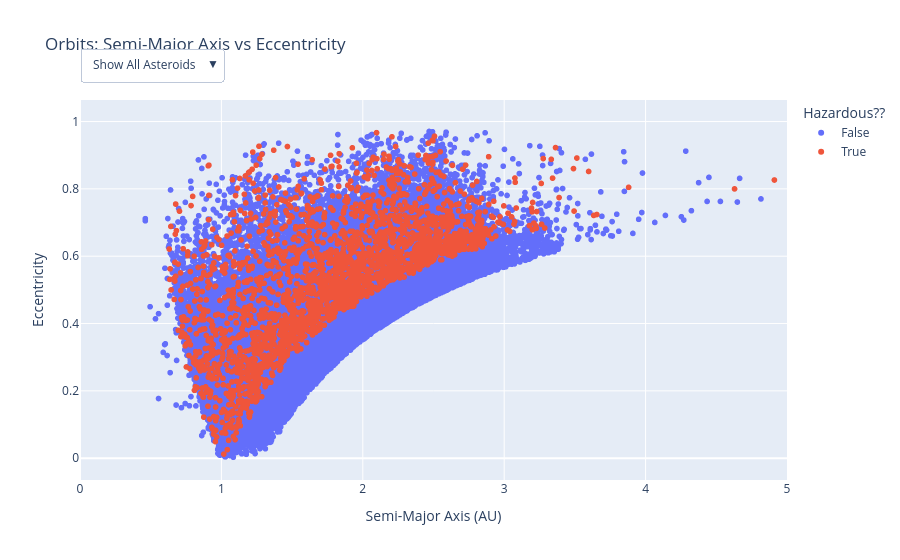

Source (notebook cell):
### Markdown cell above
## Visualization Techniques

### Why I chose the data:
I got my degree in physics for my undergrad and so naturally space has always interested me. In my undergrad we breifly spoke about NEOs and how typically when people hear that term they either freak out or do not know what it means. So I chose this dataset to work with since it offers some fairly clean data from what I can tell and it is cool to see that yes there are some threats but also they are a very very small number compared to the rest. No armageddan today.

### Figure 1
I wanted to look at the relationship between the some of the orbital properties of the asteroids (orbital distance and orbital shape). To do this I looked at the following:
* x-axis: Semi-Major Axis (a) which tells up the distance of the orbit from the sun
* y-axis: Eccentricity (e) which tells us the orbital shape (e = 0 means circle and e = 1 is a very stretched ellipse
* The coloring I chose was something NASA calls Potentially Hazardous Asteroid (pha) with True meaning we should probably keep an eye on it and False meaning it is low risk.

### Code cell
fig1 = px.scatter(
    df_clean,
    x='a',
    y='e',
    color='pha',
    title = 'Orbits: Semi-Major Axis vs Eccentricity',
    labels={'a': 'Semi-Major Axis (AU)', 'e': 'Eccentricity', 'pha': 'Potentially Hazardous'}
)

fig1.update_layout(
    xaxis_range=[0,5],
    legend_title_text = 'Hazardous??',
    updatemenus=[{
        'buttons': [
            {
                'label': 'Show All Asteroids',
                'method': 'update',
                'args': [{'visible': [True, True]}]
            },
            {
                'label': 'Hazardous Only',
                'method': 'update',
                'args': [{'visible': [False,True]}]
            },
            {
                "label": "Safe Only",
                "method": "update",
                "args": [{"visible": [True, False]}] # Shows safe, hides hazardous
            }
        ],
        "direction": "down",
        "showactive": True,
        "x": 0.0,
        'xanchor': 'left',
        "y": 1.05,
        'yanchor': 'bottom'
    }]
)
#Updating the x axis to only look at the truly near earth orbits

fig1.show()

### Figure 1 — Plotly figure (JSON) as saved in the notebook; plotly's stock layout.template omitted (floating-point values rounded to 4 significant figures; data arrays with more than 128 entries replaced by an {"elided": "..."} marker saying what was removed)
{"data": [{"hovertemplate": "Potentially Hazardous=False<br>Semi-Major Axis (AU)=%{x}<br>Eccentricity=%{y}<extra></extra>", "legendgroup": "False", "marker": {"color": "#636efa", "symbol": "circle"}, "mode": "markers", "name": "False", "showlegend": true, "type": "scattergl", "x": {"elided": "38741 float values"}, "xaxis": "x", "y": {"elided": "38741 float values"}, "yaxis": "y"}, {"hovertemplate": "Potentially Hazardous=True<br>Semi-Major Axis (AU)=%{x}<br>Eccentricity=%{y}<extra></extra>", "legendgroup": "True", "marker": {"color": "#EF553B", "symbol": "circle"}, "mode": "markers", "name": "True", "showlegend": true, "type": "scattergl", "x": {"elided": "2539 float values"}, "xaxis": "x", "y": {"elided": "2539 float values"}, "yaxis": "y"}], "layout": {"legend": {"title": {"text": "Hazardous??"}, "tracegroupgap": 0}, "title": {"text": "Orbits: Semi-Major Axis vs Eccentricity"}, "updatemenus": [{"buttons": [{"args": [{"visible": [true, true]}], "label": "Show All Asteroids", "method": "update"}, {"args": [{"visible": [false, true]}], "label": "Hazardous Only", "method": "update"}, {"args": [{"visible": [true, false]}], "label": "Safe Only", "method": "update"}], "direction": "down", "showactive": true, "x": 0, "xanchor": "left", "y": 1.05, "yanchor": "bottom"}], "xaxis": {"anchor": "y", "domain": [0, 1], "range": [0, 5], "title": {"text": "Semi-Major Axis (AU)"}}, "yaxis": {"anchor": "x", "domain": [0, 1], "title": {"text": "Eccentricity"}}}}
